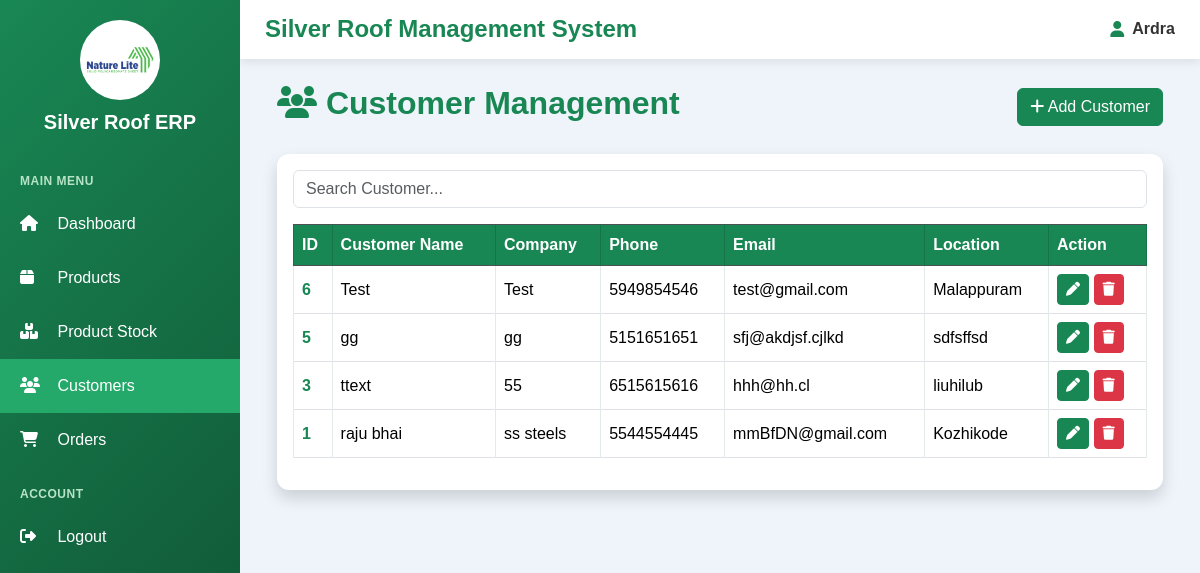
The app's page /customers/ (signed in) with its own data.
### customers/models.py (models this page shows, shortened)
class Customer(models.Model):
    customer_name = models.CharField(max_length=150)
    company_name = models.CharField(max_length=150, blank=True)
    phone = models.CharField(max_length=15)
    email = models.EmailField(blank=True)
    address = models.TextField()
    location = models.CharField(max_length=150)
    gst = models.CharField(max_length=30, blank=True)

### customers/views.py (the view)
def customer_list(request):
    customers = Customer.objects.all().order_by("-id")
    return render(
        request,
        "customers/customer_list.html",
        {
            "customers": customers
        }
    )

### customers/templates/customers/customer_list.html (shortened to what this page needs)
{% extends 'base.html' %}
{% block content %}
<div class="container-fluid">
    <div class="d-flex justify-content-between align-items-center mb-4">
        <h2 class="fw-bold customer-page-title">
            <i class="fa fa-users text-primary"></i>
            Customer Management
        </h2>
        <a href="{% url 'add_customer' %}"
           class="btn btn-primary customer-add-btn">
            <i class="fa fa-plus"></i>
            Add Customer
        </a>
    </div>
    <div class="card shadow border-0 customer-card">
        <div class="card-body">
            <div class="mb-3">
                <input type="text"
                       id="searchCustomer"
                       class="form-control customer-search"
                       placeholder="Search Customer...">
            </div>
            <table class="table table-hover table-bordered align-middle"
                   id="customerTable">
                <thead class="table-dark">
                    <tr>
                        <th>ID</th>
                        <th>Customer Name</th>
                        <th>Company</th>
                        <th>Phone</th>
                        <th>Email</th>
                        <th>Location</th>
                        <th>Action</th>
                    </tr>
                </thead>
                <tbody>
                {% for customer in customers %}
                    <tr>
                        <td>{{ customer.id }}</td>
                        <td>{{ customer.customer_name }}</td>
                        <td>{{ customer.company_name }}</td>
                        <td>{{ customer.phone }}</td>
                        <td>{{ customer.email }}</td>
                        <td>{{ customer.location }}</td>
                        <td>
                            <a href="{% url 'edit_customer' customer.id %}"
                               class="btn btn-success btn-sm customer-edit-btn">
                                <i class="fa fa-pen"></i>
                            </a>
                            <a href="{% url 'delete_customer' customer.id %}"
                               class="btn btn-danger btn-sm"
                               onclick="return confirm('Delete this customer?')">
                                <i class="fa fa-trash"></i>
                            </a>
                        </td>
                    </tr>
                {% empty %}
                    <tr>
                        <td colspan="7" class="text-center">
                            No Customers Found
                        </td>
                    </tr>
                {% endfor %}
                </tbody>
            </table>
        </div>
    </div>
</div>
{% endblock %}

### templates/base.html (shortened to what this page needs)
{% load static %}
<!DOCTYPE html>
<html lang="en">
<head>
    <link
        href="https://cdn.jsdelivr.net/npm/bootstrap@5.3.3/dist/css/bootstrap.min.css"
        rel="stylesheet"
    >
    <link
        rel="stylesheet"
        href="https://cdnjs.cloudflare.com/ajax/libs/font-awesome/6.7.2/css/all.min.css"
    >
</head>
<body class="{% if not request.user.is_superuser %}non-superuser-theme{% endif %}">
<div class="sidebar">
    <div class="logo">
        <img
            src="{% static 'images/logo.png' %}"
            alt="Silver Roof Logo"
        >
        <h4>
            Silver Roof ERP
        </h4>
    </div>
    <div class="sidebar-section">
        Main Menu
    </div>
    {% if request.user.is_superuser %}
        <a
            href="{% url 'admin_dashboard' %}"
            class="{% if request.resolver_match.url_name == 'admin_dashboard' %}active{% endif %}"
        >
            <i class="fa fa-house"></i>
            Dashboard
        </a>
    {% else %}
        <a
            href="{% url 'sales_dashboard' %}"
            class="{% if request.resolver_match.url_name == 'sales_dashboard' %}active{% endif %}"
        >
            <i class="fa fa-house"></i>
            Dashboard
        </a>
    {% endif %}
    <a
        href="{% url 'product_list' %}"
        class="{% if request.resolver_match.url_name == 'product_list' or request.resolver_match.url_name == 'add_product' or request.resolver_match.url_name == 'edit_product' %}active{% endif %}"
    >
        <i class="fa fa-box"></i>
        Products
    </a>
    <a
        href="{% url 'stock_list' %}"
        class=""
    >
        <i class="fa fa-boxes-stacked"></i>
        Product Stock
    </a>
    <a
        href="{% url 'customer_list' %}"
        class="{% if request.resolver_match.url_name == 'customer_list' %}active{% endif %}"
    >
        <i class="fa fa-users"></i>
        Customers
    </a>
    <a
        href="{% url 'order_list' %}"
        class="{% if request.resolver_match.url_name == 'order_list' or request.resolver_match.url_name == 'add_order' or request.resolver_match.url_name == 'edit_order' %}active{% endif %}"
    >
        <i class="fa fa-cart-shopping"></i>
        {% if request.user.is_superuser %}
            Product Order Details
        {% else %}
            Orders
        {% endif %}
    </a>
    <div class="sidebar-section">
        Account
    </div>
    <a href="{% url 'logout' %}">
        <i class="fa fa-right-from-bracket"></i>
        Logout
    </a>
</div>
<div class="main">
    <div class="topbar">
        <h4>
            Silver Roof Management System
        </h4>
        <div class="topbar-user">
            {% if request.user.is_superuser %}
                <i class="fa-solid fa-user-shield"></i>
                <strong>
                    Admin
                </strong>
            {% else %}
                <i class="fa-solid fa-user"></i>
                <strong>
                    {{ request.user.username }}
                </strong>
            {% endif %}
        </div>
    </div>
    <div class="content">
        {% block content %}
        {% endblock %}
    </div>
</div>
</body>
</html>

### templates/base.html (style rules this page uses)
* { box-sizing: border-box; }
body { margin: 0; font-family: Arial, sans-serif; background: #f4f6f9; }
.sidebar { width: 240px; height: 100vh; position: fixed; left: 0; top: 0; background: #0B2D52; overflow-y: auto; z-index: 1000; }
.logo { text-align: center; padding: 20px; color: white; }
.logo img { width: 80px; height: 80px; border-radius: 50%; background: white; padding: 5px; object-fit: contain; }
.logo h4 { margin-top: 10px; margin-bottom: 0; font-size: 20px; font-weight: 600; }
.sidebar a { display: block; color: white; padding: 15px 20px; text-decoration: none; font-size: 16px; transition: 0.2s; }
.sidebar a.active { background: #1565c0; color: white; }
.sidebar a i { width: 25px; margin-right: 8px; }
.sidebar-section { color: #9fc5e8; font-size: 12px; font-weight: bold; text-transform: uppercase; padding: 18px 20px 7px; letter-spacing: 0.5px; }
.main { margin-left: 240px; min-height: 100vh; }
.topbar { background: white; padding: 15px 25px; display: flex; justify-content: space-between; align-items: center; box-shadow: 0 2px 10px rgba(0, 0, 0, 0.1); position: sticky; top: 0; z-index: 900; }
.topbar h4 { margin: 0; color: #0B2D52; font-weight: 600; }
.topbar-user { display: flex; align-items: center; gap: 8px; color: #333; }
.topbar-user i { color: #0B2D52; }
.topbar-user strong { color: #333; }
.content { padding: 25px; }
body.non-superuser-theme { background: #eef4fa; }
body.non-superuser-theme .sidebar { background: linear-gradient(135deg, #198754, #0f5132); }
body.non-superuser-theme .sidebar a:hover, body.non-superuser-theme .sidebar a.active { background: #25a96b; color: white; }
body.non-superuser-theme .sidebar-section { color: #b7e4c7; }
body.non-superuser-theme .topbar h4, body.non-superuser-theme .topbar-user i { color: #198754; }

### customers/templates/customers/customer_list.html (style rules this page uses)
body.non-superuser-theme .customer-page-title { color: #198754; }
body.non-superuser-theme .customer-page-title i { color: #198754 !important; }
body.non-superuser-theme .customer-add-btn { background: #198754; border-color: #198754; }
body.non-superuser-theme .customer-card { border-radius: 12px; overflow: hidden; }
body.non-superuser-theme #customerTable thead { background: #198754; }
body.non-superuser-theme #customerTable thead th { background: #198754 !important; color: #fff; border-color: #157347; }
body.non-superuser-theme #customerTable tbody tr { transition: background 0.15s ease; }
body.non-superuser-theme #customerTable tbody td { border-color: #e3ebe6; }
body.non-superuser-theme #customerTable tbody td:first-child { color: #198754; font-weight: 600; }
body.non-superuser-theme .customer-edit-btn { background: #198754; border-color: #198754; }

### records on screen
Customer: id "6", customer_name "Test", company_name "Test", phone "5949854546", email "test@gmail.com", location "Malappuram"
Customer: id "5", customer_name "gg", company_name "gg", phone "5151651651", email "sfj@akdjsf.cjlkd", location "sdfsffsd"
Customer: id "3", customer_name "ttext", company_name "55", phone "6515615616", email "hhh@hh.cl", location "liuhilub"
Customer: id "1", customer_name "raju bhai", company_name "ss steels", phone "5544554445", email "mmBfDN@gmail.com", location "Kozhikode"

### other values on screen
{{ request.user.username }} "Ardra"
